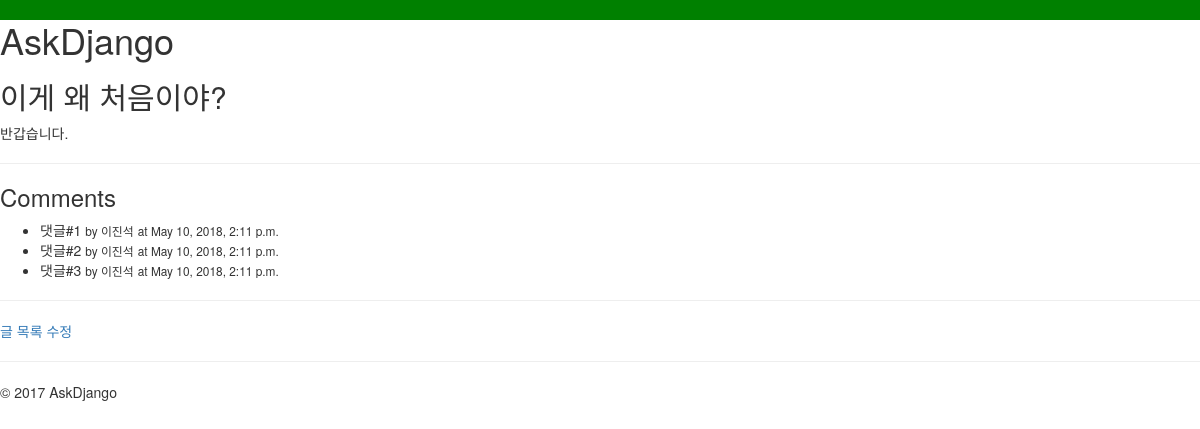
The page /blog/2005/ on the database its author committed.
### blog/models.py (models this page shows, shortened)
class Post(models.Model):
    STATUS_CHOICES = (
        ('d', 'Draft'),
        ('p', 'Published'),
        ('w', 'Withdrawn'),
    )
    user = models.ForeignKey(settings.AUTH_USER_MODEL)
    title = models.CharField(max_length=100, verbose_name='제목', help_text='포스팅 제목을 입력해주세요. 최대 100자 내외')
    content = models.TextField(verbose_name='내용')
    photo = models.ImageField(blank=True)
    tags = models.CharField(max_length=100, blank=True)
    lnglat = models.CharField(max_length=50, blank=True, help_text='경도/위도 포맷으로 입력', validators=[lnglat_validator])
    status = models.CharField(max_length=1, choices=STATUS_CHOICES)
    tag_set = models.ManyToManyField('Tag', blank=True)
    created_at = models.DateTimeField(auto_now_add=True) #auto_now_add 최초에만
    updated_at = models.DateTimeField(auto_now=True) #auto_now 업데이트할때마다
    class Meta:
        ordering = ['-id'] #필드수는 1~2개만 쓰는게 성능 높이는데 좋음

class Comment(models.Model):
    post = models.ForeignKey(Post)
    author = models.CharField(max_length=20)
    message = models.TextField()
    created_at = models.DateTimeField(auto_now_add=True)
    updated_at = models.DateTimeField(auto_now = True)

### blog/views.py (the view)
# urls.py: url(r'^(?P<id>\d+)/$', views.post_detail, name='post_detail'),
def post_detail(request,id):
    post = get_object_or_404(Post, id=id)
    return render(request, 'blog/post_detail.html', {
        'post': post,
    })

### blog/templates/blog/post_detail.html (shortened to what this page needs)
{% extends "blog/layout.html" %}
{% block content %}
    <h2>{{ post.title }}</h2>
    {{ post.content|linebreaks }}
    <hr/>
    <h3>Comments</h3>
    <ul>
    {% for comment in post.comment_set.all %}
        <li>
        {{ comment.message}}
        <small>by {{ comment.author }}</small>
        <small>at {{ comment.updated_at }}</small>
        </li>
    {% endfor %}
    </ul>
    <hr/>
    <a href="{% url "blog:post_list" %}">글 목록</a>
    <a href="{% url "blog:post_edit" post.id %}">수정</a>
{% endblock %}

### blog/static/blog/style.css (style rules this page uses)
html { background-color: green; }

### rows shown on the page
Post: title "이게 왜 처음이야?", content "반갑습니다."
Comment: message "댓글#1", author "이진석", updated_at "May 10, 2018, 2:11 p.m."
Comment: message "댓글#2", author "이진석", updated_at "May 10, 2018, 2:11 p.m."
Comment: message "댓글#3", author "이진석", updated_at "May 10, 2018, 2:11 p.m."
